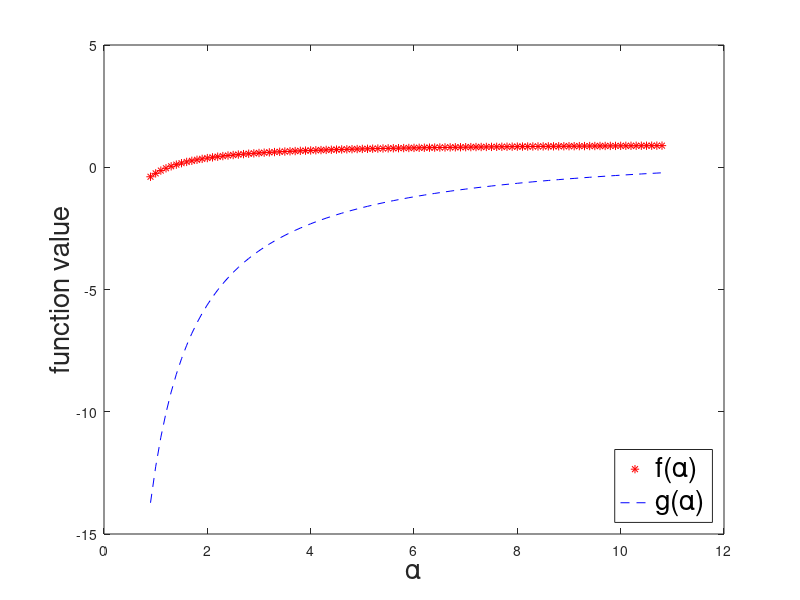
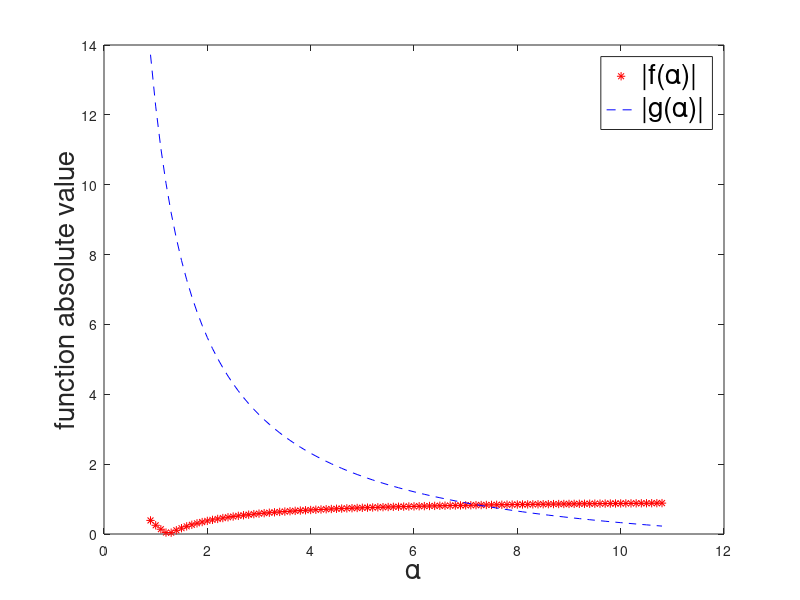

MATLAB code to generate these figures, in order:
clc;
clear;
umin = 0.5;
umax = 3.5;
alphastep = 0.1;
for i=1:100
    alpha(i) = 0.8+i*alphastep;    
f(i)= 1-(1+umin*umin)/(alpha(i));
g(i) = 1-(1+umax*umax)/(alpha(i));
af(i)= abs(1-(1+umin*umin)/(alpha(i)));
ag(i) = abs(1-(1+umax*umax)/(alpha(i)));
end
figure(1)
plot(alpha,f,'r*')
hold on
plot(alpha,g,'b--')
hold on
xlabel('\alpha','FontSize',20);
ylabel('function value','FontSize',20);
legend({'f(\alpha)','g(\alpha)'},'Location','southeast','FontSize',20)

figure(2)
plot(alpha,af,'r*')
hold on
plot(alpha,ag,'b--')
hold on
xlabel('\alpha','FontSize',20);
ylabel('function absolute value','FontSize',20);
legend({'|f(\alpha)|','|g(\alpha)|'},'Location','northeast','FontSize',20)
